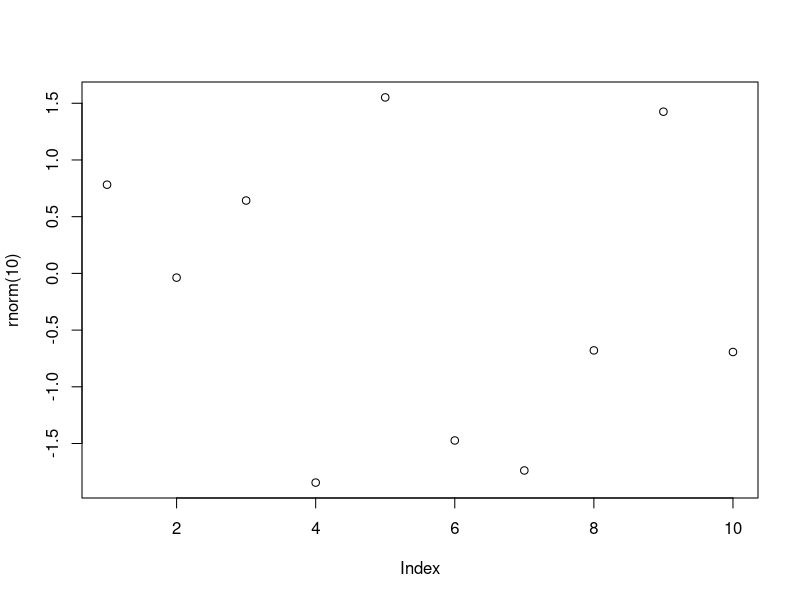

R code for this plot: (Note: this script raises an error after producing the figure.)
# Funções

# Obs: Caso tenha problemas com a acentuação, consulte este link:
# https://support.rstudio.com/hc/en-us/articles/200532197-Character-Encoding

# Configurando o diretório de trabalho
# Coloque entre aspas o diretório de trabalho que você está usando no seu computador
# Não use diretórios com espaço no nome
setwd("C:/FCD/BigDataRAzure/Cap03")
getwd()

# Help
?sample
# IMP! Mostra os argumentos de uma função
args(sample)
args(mean)
args(sd)


# Funções Built-in
abs(-43)
sum(c(1:5))
mean(c(1:5))
round(c(1.1:5.8))
rev(c(1:5))
seq(1:5)
sort(rev(c(1:5)))
append(c(1:5), 6)

vec1 <- c(1.5, 2.5, 8.4, 3.7, 6.3)
vec2 <- rev(vec1)
vec2


# Funções dentro de funções
plot(rnorm(10))
mean(c(abs(vec1), abs(vec2)))


# Criando funções
myfunc <- function(x) { x + x }
myfunc(10)
class(myfunc)

myfunc2 <- function(a, b) {
  valor = a ^ b
  print(valor)
}
myfunc2(3, 2)

jogando_dados <- function() {
  num <- sample(1:6, size = 1) #Local
  num
}

jogando_dados()


# Escopo
print(num)
num <- c(1:6)
num #Global


# Funções sem número definido de argumentos
vec1 <- (10:13)
vec2 <- c("a", "b", "c", "d")
vec3 <- c(6.5, 9.2, 11.9, 5.1)

myfunc3 <- function(...){
  df = data.frame(cbind(...))
  print(df)
}

myfunc3(vec1)

myfunc3(vec2, vec3)

myfunc3(vec1, vec2, vec3)


# Funções Built-in - Não tente recriar a roda
# Comparação de eficiência entre função vetorizada e função "vetorizada no R"

x <- 1:10000000

# Função que calcula a raiz quadrada de cada elemento de um vetor de números
meu_sqrt <- function(numeros) {
  resp <- numeric(length(numeros))
  for(i in seq_along(numeros)) {
    resp[i] <- sqrt(numeros[i])
  }
  return(resp)
}


# IMP! COmparar tempo de execução (performance) e conteúdo de funções
system.time(x2a <- meu_sqrt(x))

system.time(x2b <- sqrt(x))

# Sua máquina pode apresentar resultado diferente por conta da precisão de cálculo do processador.
identical(x2a, x2b)



